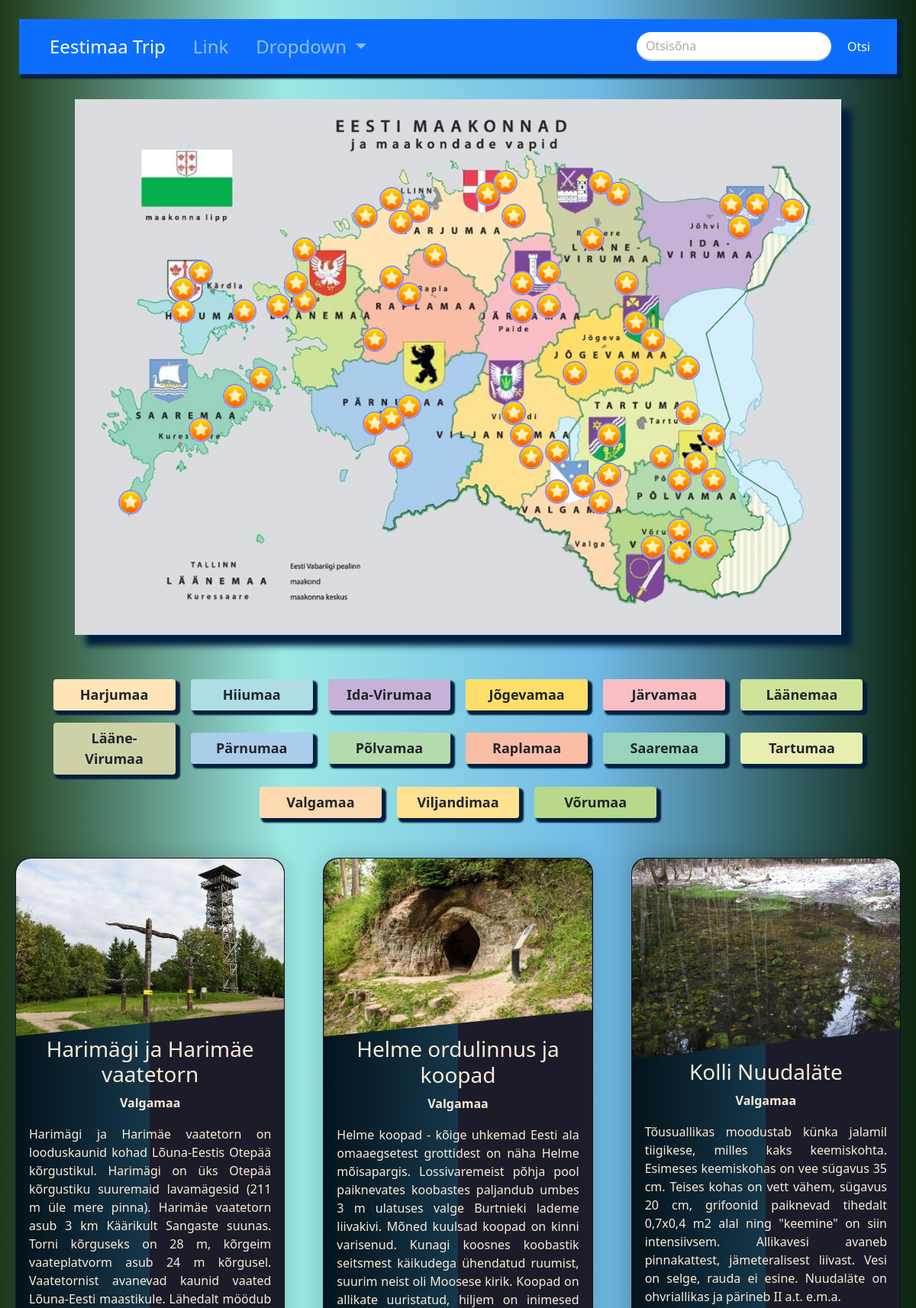
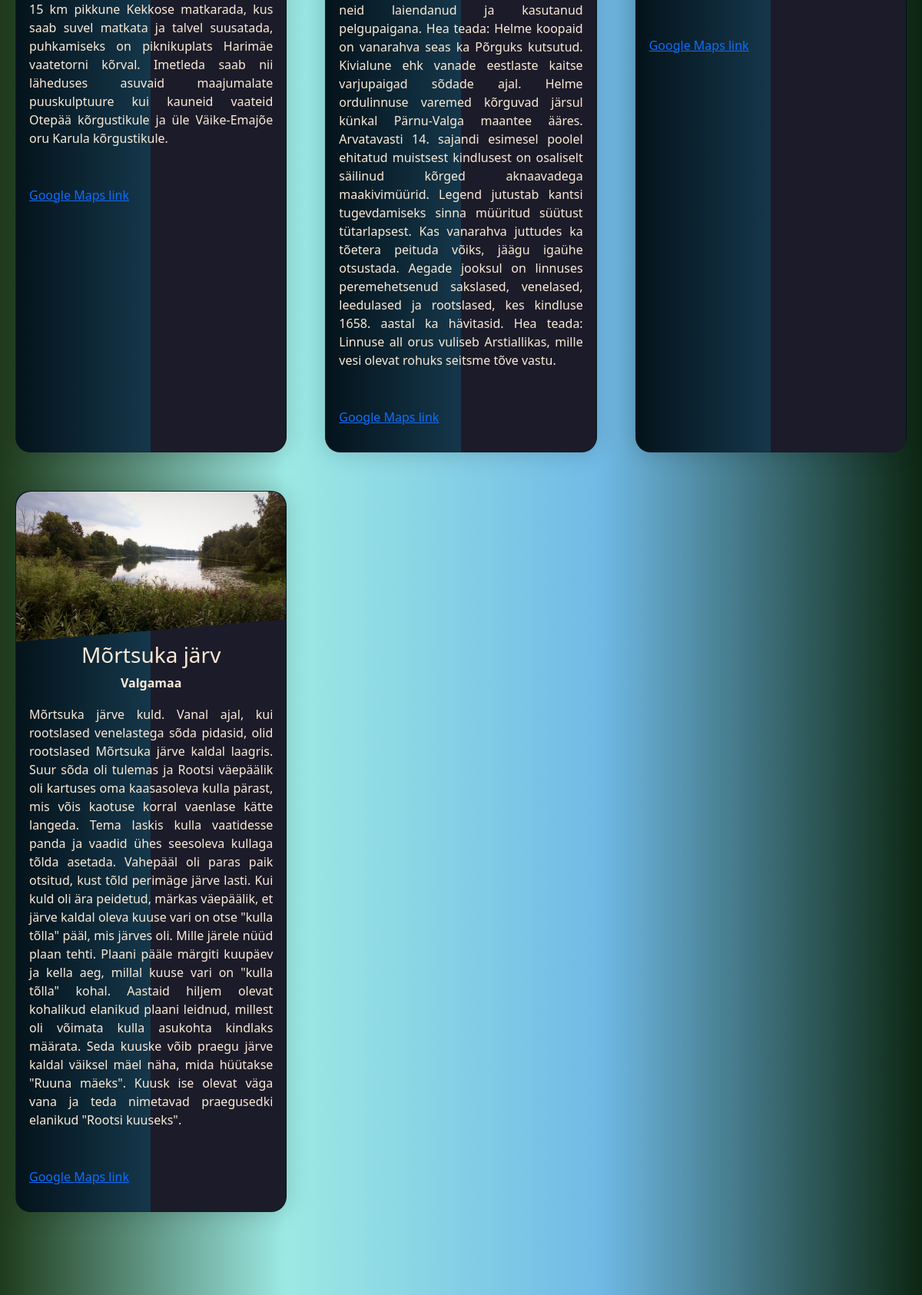
The page /val.php (upper part) on the database its author committed (2 pictures, top to bottom).
### tables this page shows
CREATE TABLE `siht` (
  `id` int(11) NOT NULL,
  `tunnus` varchar(7) NOT NULL,
  `nimi` varchar(50) NOT NULL,
  `maakond` varchar(20) NOT NULL,
  `info` varchar(3000) NOT NULL,
  `asukoht` varchar(50) NOT NULL,
  `iframe` varchar(1000) NOT NULL
);

### val.php (the view, shortened to what this page needs)
<?php
    $message_sent = false;
?>
<!DOCTYPE html>
<html lang="en">
<head>
    <link rel="stylesheet" href="css/bootstrap.min.css">
    <link rel="stylesheet" href="style/style.css">
</head>
<body>
    <nav class="navbar navbar-expand-lg navbar-dark bg-primary">
        <div class="container-fluid">
          <div class="collapse navbar-collapse" id="navbarSupportedContent">
            <ul class="navbar-nav me-auto mb-2 mb-lg-0">
              <li class="nav-item">
                <a class="nav-link active" aria-current="page" href="#">Eestimaa Trip</a>
              </li>
              <li class="nav-item">
                <a class="nav-link" href="#">Link</a>
              </li>
              <li class="nav-item dropdown">
                <a class="nav-link dropdown-toggle" href="#" id="navbarDropdown" role="button" data-bs-toggle="dropdown" aria-expanded="false">
                  Dropdown
                </a>
              </li>
            </ul>
            <form class="d-flex">
              <input class="form-control me-2 rounded-pill" type="search" placeholder="Otsisõna" aria-label="Search">
              <button class="btn btn-primary" type="submit">Otsi</button>
            </form>
          </div>
        </div>
    </nav>
<div id="body">
        <?php include 'map.php';?>
        <div id="maakonnad">
            <button type="button" class="btn" onclick="window.location.href='har.php#siht'" style="background-color: #ffe4b7;">Harjumaa</button>
            <button type="button" class="btn" onclick="window.location.href='hii.php#siht'" style="background-color: #aedde3;">Hiiumaa</button>
            <button type="button" class="btn" onclick="window.location.href='ivi.php#siht'" style="background-color: #c6b2d7;">Ida-Virumaa</button>
            <button type="button" class="btn" onclick="window.location.href='jog.php#siht'" style="background-color: #ffde6a;">Jõgevamaa</button>
            <button type="button" class="btn" onclick="window.location.href='jar.php#siht'" style="background-color: #fabfc5;">Järvamaa</button>
            <button type="button" class="btn" onclick="window.location.href='laa.php#siht'" style="background-color: #cfe39b;">Läänemaa</button>
            <button type="button" class="btn" onclick="window.location.href='lvi.php#siht'" style="background-color: #ced1a6;">Lääne-Virumaa</button>
            <button type="button" class="btn" onclick="window.location.href='par.php#siht'" style="background-color: #aacdeb;">Pärnumaa</button>
            <button type="button" class="btn" onclick="window.location.href='pol.php#siht'" style="background-color: #b4dbae;">Põlvamaa</button>
            <button type="button" class="btn" onclick="window.location.href='rap.php#siht'" style="background-color: #fabea6;">Raplamaa</button>
            <button type="button" class="btn" onclick="window.location.href='saa.php#siht'" style="background-color: #98d3bf;">Saaremaa</button>
            <button type="button" class="btn" onclick="window.location.href='tar.php#siht'" style="background-color: #e8eeb0;">Tartumaa</button>
            <button type="button" class="btn" onclick="window.location.href='val.php#siht'" style="background-color: #fddab2;">Valgamaa</button>
            <button type="button" class="btn" onclick="window.location.href='vil.php#siht'" style="background-color: #fee191;">Viljandimaa</button>
            <button type="button" class="btn" onclick="window.location.href='vor.php#siht'" style="background-color: #b8d98a;">Võrumaa</button>
        </div><br>
        <?php
        $servername = "localhost";
        $username = "root";
        $password = "";
        $dbname = "eesti_trip";
        $conn = mysqli_connect($servername, $username, $password, $dbname);
        $sql = "SELECT tunnus, nimi, maakond, info, asukoht, iframe FROM siht WHERE maakond='Valgamaa'";
        if ($result=mysqli_query($conn,$sql)) {
            if(mysqli_num_rows($result)>0){
                echo"<div class='cards'>";
                while($row=mysqli_fetch_array($result)){
                    echo"<div class='card'>";
                    echo"<div class='card_container'>";
                    echo"<img class='location' src='img/".$row['tunnus'].".jpg' alt=''>";
                    echo"</div>";
                    echo"<div class='details'>";
                    echo"<h3>".$row['nimi']."</h3>";
                    echo"<div class='mk'><b>".$row['maakond']."</b></div>";
                    echo"<p>".$row['info']."</p>";
                    echo"<p><a target='_blank' href=".$row['asukoht'].">Google Maps link</a></p>";
                    echo"</div>";
                    echo"</div>";
                }
                echo"</div class='cards'>";
                } else {
                    echo"Kirjeid ei leitud!";
                }
        } else {
            echo "Viga: " . $sql . "<br>" . mysqli_error($conn);
        }
        ?>
        </div><br><br>
    </div><br><br>
    <?php include 'links.php';?>
    <?php
    if($message_sent):
    ?>
      <h3>Tänud, me võtame teiega ühendust!</h3>
    <?php
    else:
    ?>
    <br>
    <?php
    endif;
    ?>
</body>
</html>

### style/style.css (style rules this page uses)
:root { --boxshadow: #001f3f; --font-color: #555; --font-color-color: orange; }
body { background-color: #b3c6ce; background: linear-gradient(90deg, rgb(31, 59, 27) 0%, rgba(156,233,228,1) 31%, rgba(112,186,230,1) 65%, rgba(12,38,17,1) 100%); background-attachment: fixed; color: antiquewhite; text-align: center; }
.navbar-nav > li { margin-left:10px; margin-right:10px; font-size: x-large; }
.navbar { background-color: #001f3f; margin: 25px; padding: 10px; box-shadow: 4px 4px 2px 2px var(--boxshadow); }
.form-control { box-shadow: none; border-radius: 0; border-color: #CCC; border-width: 2px; border-style: none none solid none; }
.form-control::placeholder { color: #aaa; }
#maakonnad { margin: auto; width: 90%; display: block; }
#maakonnad > button { width: 160px; margin: 8px; font-size: large; font-weight: 600; box-shadow: 4px 4px 2px 2px var(--boxshadow); }
.cards { display: grid; grid-template-columns: repeat(auto-fit, minmax(300px,1fr)); padding: 20px; grid-gap: 50px; }
.card { text-align: justify; background: linear-gradient(90deg, rgb(4, 19, 27) 0%, rgb(21, 55, 75) 50%, rgba(28,27,41,1) 50%, rgba(28,27,41,1) 100%); border-radius: 20px; box-shadow: 0 0 30px rgba(0,0,0,0.18); transition: 0.4s; cursor: pointer; }
.mk { text-align: center; }
.card_container { position: relative; clip-path: polygon(0 0,100% 0, 100% 85%, 0 100%); }
img.location { width: 100%; display: block; border-radius: 20px 20px 0 0; }
h3 { text-align: center; }
p { padding: 17px; }

### rows shown on the page
siht: tunnus (picture), nimi "Harimägi ja Harimäe vaatetorn", maakond "Valgamaa", info "Harimägi ja Harimäe vaatetorn on looduskaunid kohad Lõuna-Eestis Otepää kõrgustikul. Harimägi on üks Otepää kõrgustiku suuremaid lavamägesid (211 m üle mere pinna). Harimäe vaatetorn asub 3 km Käärikult Sangaste suunas. Torni kõrguseks on 28 m, kõrgeim vaateplatvorm asub 24 m kõrgusel. Vaatetornist avanevad kaunid vaated Lõuna-Eesti maastikule. Lähedalt möödub 15 km pikkune Kekkose matkarada, kus saab suvel matkata ja talvel suusatada, puhkamiseks on piknikuplats Harimäe vaatetorni kõrval. Imetleda saab nii läheduses asuvaid maajumalate puuskulptuure kui kauneid vaateid Otepää kõrgustikule ja üle Väike-Emajõe oru Karula kõrgustikule."
siht: tunnus (picture), nimi "Helme ordulinnus ja koopad", maakond "Valgamaa", info "Helme koopad - kõige uhkemad Eesti ala omaaegsetest grottidest on näha Helme mõisapargis. Lossivaremeist põhja pool paiknevates koobastes paljandub umbes 3 m ulatuses valge Burtnieki lademe liivakivi. Mõned kuulsad koopad on kinni varisenud. Kunagi koosnes koobastik seitsmest käikudega ühendatud ruumist, suurim neist oli Moosese kirik. Koopad on allikate uuristatud, hiljem on inimesed neid laiendanud ja kasutanud pelgupaigana. Hea teada: Helme koopaid on vanarahva seas ka Põrguks kutsutud. Kivialune ehk vanade eestlaste kaitse varjupaigad sõdade ajal. Helme ordulinnuse varemed kõrguvad järsul künkal Pärnu-Valga maantee ääres. Arvatavasti 14. sajandi esimesel poolel ehitatud muistsest…"
siht: tunnus (picture), nimi "Kolli Nuudaläte", maakond "Valgamaa", info "Tõusuallikas moodustab künka jalamil tiigikese, milles kaks keemiskohta. Esimeses keemiskohas on vee sügavus 35 cm. Teises kohas on vett vähem, sügavus 20 cm, grifoonid paiknevad tihedalt 0,7x0,4 m2 alal ning \"keemine\" on siin intensiivsem. Allikavesi avaneb pinnakattest, jämeteralisest liivast. Vesi on selge, rauda ei esine. Nuudaläte on ohvriallikas ja pärineb II a.t. e.m.a."
siht: tunnus (picture), nimi "Mõrtsuka järv", maakond "Valgamaa", info "Mõrtsuka järve kuld. Vanal ajal, kui rootslased venelastega sõda pidasid, olid rootslased Mõrtsuka järve kaldal laagris. Suur sõda oli tulemas ja Rootsi väepäälik oli kartuses oma kaasasoleva kulla pärast, mis võis kaotuse korral vaenlase kätte langeda. Tema laskis kulla vaatidesse panda ja vaadid ühes seesoleva kullaga tõlda asetada. Vahepääl oli paras paik otsitud, kust tõld perimäge järve lasti. Kui kuld oli ära peidetud, märkas väepäälik, et järve kaldal oleva kuuse vari on otse \"kulla tõlla\" pääl, mis järves oli. Mille järele nüüd plaan tehti. Plaani pääle märgiti kuupäev ja kella aeg, millal kuuse vari on \"kulla tõlla\" kohal. Aastaid hiljem olevat kohalikud elanikud plaani leidnud,…"
